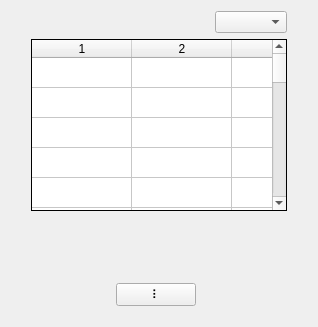
      <widget class="QWidget" name="tab_more_info">
       <attribute name="title">
        <string> Details</string>
       </attribute>
       <layout class="QVBoxLayout" name="verticalLayout_3">
        <item>
         <layout class="QGridLayout" name="gridLayout_5" rowstretch="1,4,1,1" columnstretch="0,0,0,0,0">
          <item row="3" column="1" colspan="3">
           <layout class="QHBoxLayout" name="horizontalLayout_7" stretch="3,3,1,2,2,2">
            <property name="leftMargin">
             <number>6</number>
            </property>
            <property name="rightMargin">
             <number>6</number>
            </property>
            <item>
             <widget class="QLabel" name="lbl_uptime">
              <property name="text">
               <string/>
              </property>
              <property name="alignment">
               <set>Qt::AlignCenter</set>
              </property>
             </widget>
            </item>
            <item>
             <widget class="QLabel" name="lbl_box_sn">
              <property name="frameShape">
               <enum>QFrame::NoFrame</enum>
              </property>
              <property name="text">
               <string/>
              </property>
              <property name="alignment">
               <set>Qt::AlignCenter</set>
              </property>
              <property name="wordWrap">
               <bool>true</bool>
              </property>
             </widget>
            </item>
            <item>
             <widget class="QPushButton" name="btn_shortcuts">
              <property name="sizePolicy">
               <sizepolicy hsizetype="Preferred" vsizetype="Maximum">
                <horstretch>0</horstretch>
                <verstretch>0</verstretch>
               </sizepolicy>
              </property>
              <property name="text">
               <string>⠇</string>
              </property>
             </widget>
            </item>
            <item>
             <widget class="QLabel" name="lbl_cnv">
              <property name="text">
               <string/>
              </property>
              <property name="alignment">
               <set>Qt::AlignCenter</set>
              </property>
             </widget>
            </item>
            <item>
             <widget class="QLabel" name="lbl_cpu_temp">
              <property name="sizePolicy">
               <sizepolicy hsizetype="Preferred" vsizetype="Preferred">
                <horstretch>0</horstretch>
                <verstretch>0</verstretch>
               </sizepolicy>
              </property>
              <property name="frameShape">
               <enum>QFrame::NoFrame</enum>
              </property>
              <property name="text">
               <string/>
              </property>
              <property name="alignment">
               <set>Qt::AlignCenter</set>
              </property>
              <property name="wordWrap">
               <bool>true</bool>
              </property>
             </widget>
            </item>
            <item>
             <widget class="QLabel" name="lbl_commit">
              <property name="sizePolicy">
               <sizepolicy hsizetype="Preferred" vsizetype="Preferred">
                <horstretch>0</horstretch>
                <verstretch>0</verstretch>
               </sizepolicy>
              </property>
              <property name="frameShape">
               <enum>QFrame::NoFrame</enum>
              </property>
              <property name="text">
               <string/>
              </property>
              <property name="alignment">
               <set>Qt::AlignCenter</set>
              </property>
              <property name="wordWrap">
               <bool>true</bool>
              </property>
             </widget>
            </item>
           </layout>
          </item>
          <item row="2" column="0">
           <spacer name="horizontalSpacer_29">
            <property name="orientation">
             <enum>Qt::Horizontal</enum>
            </property>
            <property name="sizeType">
             <enum>QSizePolicy::Fixed</enum>
            </property>
            <property name="sizeHint" stdset="0">
             <size>
              <width>20</width>
              <height>20</height>
             </size>
            </property>
           </spacer>
          </item>
          <item row="1" column="1" colspan="3">
           <layout class="QHBoxLayout" name="horizontalLayout_24">
            <item>
             <widget class="QTableWidget" name="tbl_his">
              <property name="sizePolicy">
               <sizepolicy hsizetype="Preferred" vsizetype="Preferred">
                <horstretch>0</horstretch>
                <verstretch>0</verstretch>
               </sizepolicy>
              </property>
              <property name="styleSheet">
               <string notr="true">font: 12pt &quot;DejaVu Sans&quot;;</string>
              </property>
              <property name="frameShape">
               <enum>QFrame::Box</enum>
              </property>
              <property name="frameShadow">
               <enum>QFrame::Plain</enum>
              </property>
              <property name="horizontalScrollBarPolicy">
               <enum>Qt::ScrollBarAlwaysOff</enum>
              </property>
              <property name="editTriggers">
               <set>QAbstractItemView::NoEditTriggers</set>
              </property>
              <property name="tabKeyNavigation">
               <bool>false</bool>
              </property>
              <property name="dragDropOverwriteMode">
               <bool>false</bool>
              </property>
              <property name="selectionMode">
               <enum>QAbstractItemView::NoSelection</enum>
              </property>
              <property name="selectionBehavior">
               <enum>QAbstractItemView::SelectRows</enum>
              </property>
              <property name="sortingEnabled">
               <bool>true</bool>
              </property>
              <property name="wordWrap">
               <bool>false</bool>
              </property>
              <property name="rowCount">
               <number>25</number>
              </property>
              <property name="columnCount">
               <number>3</number>
              </property>
              <attribute name="horizontalHeaderHighlightSections">
               <bool>true</bool>
              </attribute>
              <attribute name="verticalHeaderVisible">
               <bool>false</bool>
              </attribute>
              <row/>
              <row/>
              <row/>
              <row/>
              <row/>
              <row/>
              <row/>
              <row/>
              <row/>
              <row/>
              <row/>
              <row/>
              <row/>
              <row/>
              <row/>
              <row/>
              <row/>
              <row/>
              <row/>
              <row/>
              <row/>
              <row/>
              <row/>
              <row/>
              <row/>
              <column/>
              <column/>
              <column/>
             </widget>
            </item>
           </layout>
          </item>
          <item row="2" column="1" colspan="3">
           <layout class="QHBoxLayout" name="horizontalLayout_13">
            <item>
             <layout class="QHBoxLayout" name="horizontalLayout_20">
              <item>
               <widget class="QLabel" name="lbl_ble_antenna_img">
                <property name="minimumSize">
                 <size>
                  <width>50</width>
                  <height>50</height>
                 </size>
                </property>
                <property name="maximumSize">
                 <size>
                  <width>50</width>
                  <height>50</height>
                 </size>
                </property>
                <property name="frameShape">
                 <enum>QFrame::NoFrame</enum>
                </property>
                <property name="text">
                 <string/>
                </property>
                <property name="scaledContents">
                 <bool>true</bool>
                </property>
               </widget>
              </item>
              <item>
               <spacer name="horizontalSpacer_15">
                <property name="orientation">
                 <enum>Qt::Horizontal</enum>
                </property>
                <property name="sizeType">
                 <enum>QSizePolicy::Fixed</enum>
                </property>
                <property name="sizeHint" stdset="0">
                 <size>
                  <width>5</width>
                  <height>20</height>
                 </size>
                </property>
               </spacer>
              </item>
              <item>
               <widget class="QLabel" name="lbl_ble_antenna_txt">
                <property name="sizePolicy">
                 <sizepolicy hsizetype="Preferred" vsizetype="Preferred">
                  <horstretch>0</horstretch>
                  <verstretch>0</verstretch>
                 </sizepolicy>
                </property>
                <property name="frameShape">
                 <enum>QFrame::NoFrame</enum>
                </property>
                <property name="text">
                 <string/>
                </property>
                <property name="wordWrap">
                 <bool>true</bool>
                </property>
               </widget>
              </item>
             </layout>
            </item>
            <item>
             <layout class="QHBoxLayout" name="horizontalLayout_25">
              <item>
               <widget class="QLabel" name="lbl_gps_antenna_img">
                <property name="minimumSize">
                 <size>
                  <width>50</width>
                  <height>50</height>
                 </size>
                </property>
                <property name="maximumSize">
                 <size>
                  <width>50</width>
                  <height>50</height>
                 </size>
                </property>
                <property name="frameShape">
                 <enum>QFrame::NoFrame</enum>
                </property>
                <property name="text">
                 <string/>
                </property>
                <property name="scaledContents">
                 <bool>true</bool>
                </property>
               </widget>
              </item>
              <item>
               <spacer name="horizontalSpacer_17">
                <property name="orientation">
                 <enum>Qt::Horizontal</enum>
                </property>
                <property name="sizeType">
                 <enum>QSizePolicy::Fixed</enum>
                </property>
                <property name="sizeHint" stdset="0">
                 <size>
                  <width>5</width>
                  <height>20</height>
                 </size>
                </property>
               </spacer>
              </item>
              <item>
               <widget class="QLabel" name="lbl_gps_antenna_txt">
                <property name="sizePolicy">
                 <sizepolicy hsizetype="Preferred" vsizetype="Preferred">
                  <horstretch>0</horstretch>
                  <verstretch>0</verstretch>
                 </sizepolicy>
                </property>
                <property name="frameShape">
                 <enum>QFrame::NoFrame</enum>
                </property>
                <property name="text">
                 <string/>
                </property>
               </widget>
              </item>
             </layout>
            </item>
            <item>
             <widget class="QLabel" name="lbl_gps">
              <property name="frameShape">
               <enum>QFrame::NoFrame</enum>
              </property>
              <property name="text">
               <string/>
              </property>
              <property name="alignment">
               <set>Qt::AlignCenter</set>
              </property>
              <property name="wordWrap">
               <bool>true</bool>
              </property>
             </widget>
            </item>
            <item>
             <widget class="QLabel" name="lbl_gps_sat">
              <property name="frameShape">
               <enum>QFrame::NoFrame</enum>
              </property>
              <property name="text">
               <string/>
              </property>
              <property name="alignment">
               <set>Qt::AlignCenter</set>
              </property>
              <property name="wordWrap">
               <bool>true</bool>
              </property>
             </widget>
            </item>
           </layout>
          </item>
          <item row="0" column="1" colspan="3">
           <layout class="QHBoxLayout" name="horizontalLayout_22" stretch="4,1">
            <item>
             <spacer name="horizontalSpacer_25">
              <property name="orientation">
               <enum>Qt::Horizontal</enum>
              </property>
              <property name="sizeHint" stdset="0">
               <size>
                <width>40</width>
                <height>20</height>
               </size>
              </property>
             </spacer>
            </item>
            <item>
             <widget class="QComboBox" name="cbox_table_his"/>
            </item>
           </layout>
          </item>
          <item row="2" column="4">
           <spacer name="horizontalSpacer_30">
            <property name="orientation">
             <enum>Qt::Horizontal</enum>
            </property>
            <property name="sizeType">
             <enum>QSizePolicy::Fixed</enum>
            </property>
            <property name="sizeHint" stdset="0">
             <size>
              <width>20</width>
              <height>20</height>
             </size>
            </property>
           </spacer>
          </item>
         </layout>
        </item>
       </layout>
      </widget>
